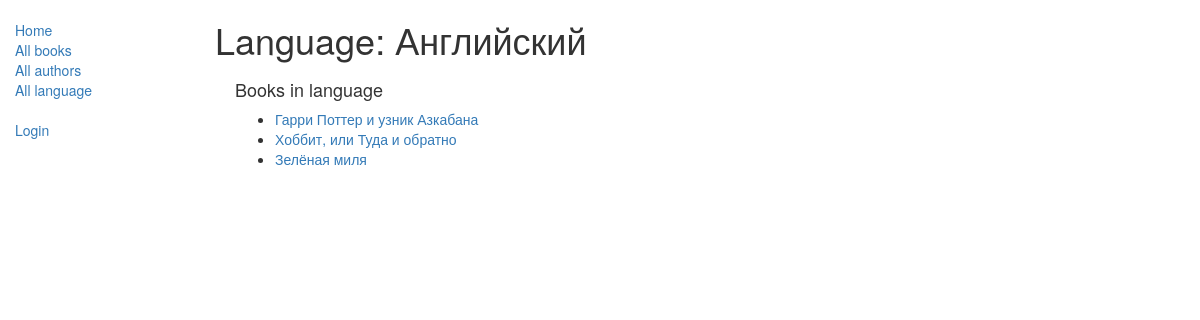
The app's page /catalog/language/2 with its own data.
### catalog/models.py (models this page shows, shortened)
class Language(models.Model):
    name = models.CharField(max_length=200,
                            unique=True,
                            help_text="Enter the book's natural language (e.g. English, French, Japanese etc.)")

class Book(models.Model):
    title = models.CharField(max_length=200)
    author = models.ForeignKey('Author', on_delete=models.SET_NULL, null=True)
    summary = models.TextField(max_length=1000, help_text="Enter a brief description of the book")
    isbn = models.CharField('ISBN',max_length=13, help_text='13 Character <a href="https://www.isbn-international.org/content/what-isbn">ISBN number</a>')
    is_favorite = models.BooleanField(default=False)
    genre = models.ManyToManyField(Genre, help_text="Select a genre for this book")
    language = models.ForeignKey('Language', on_delete=models.SET_NULL, null=True)
    def get_absolute_url(self):
        return reverse('book-detail', args=[str(self.id)])
    def display_genre(self):
        """
        Creates a string for the Genre. This is required to display genre in Admin.
        """
        return ', '.join([genre.name for genre in self.genre.all()[:3]])
    display_genre.short_description = 'Genre'

### catalog/views.py (the view)
# urls.py: path('language/<int:pk>', views.LanguageDetailView.as_view(), name='language-detail'),
class LanguageDetailView(generic.DetailView):
    model = Language
    context_object_name = 'language'
    template_name = 'catalog/language_detail.html'

### catalog/templates/catalog/language_detail.html (shortened to what this page needs)
{% extends "base_generic.html" %}
{% block content %}
<h1>Language: {{ language.name }}</h1>
<div style="margin-left:20px;margin-top:20px">
<h4>Books in language</h4>
<ul>
  {% for copy in language.book_set.all %}
  <li>
    <a href="{{ copy.get_absolute_url }}">{{ copy.title }}</a>
  </li>
  {% empty %}
  <li>There are no books in this language.</li>
  {% endfor %}
</ul>
{% endblock %}
{% block sidebar %}
  {{ block.super }}
{% endblock %}

### records on screen
Language: name "Английский"
Book: title "Гарри Поттер и узник Азкабана"
Book: title "Хоббит, или Туда и обратно"
Book: title "Зелёная миля"
